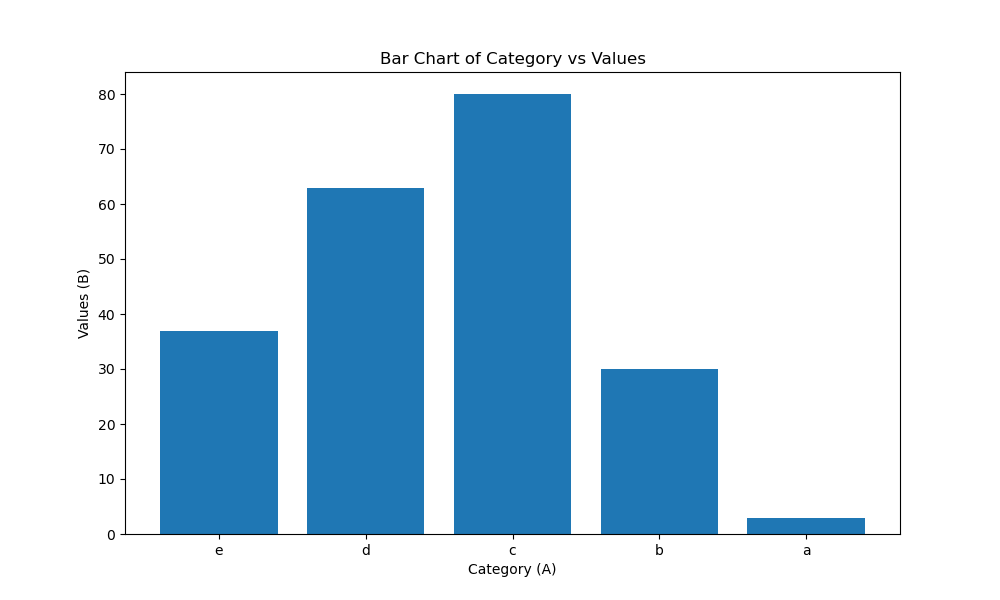

Here is the Python script that generated this plot:
import pandas as pd
import matplotlib.pyplot as plt

# Read the CSV file
data = pd.read_csv("myfile.csv")

# Extract the required columns
category = data["A"]
values = data["B"]

# Create the bar chart
plt.figure(figsize=(10, 6))  # Adjust figure size as needed
plt.bar(category, values)

# Add labels and title
plt.xlabel("Category (A)")
plt.ylabel("Values (B)")
plt.title("Bar Chart of Category vs Values")

# Customize the chart further as needed (e.g., colors, grid, etc.)

# Display the chart
plt.show()
